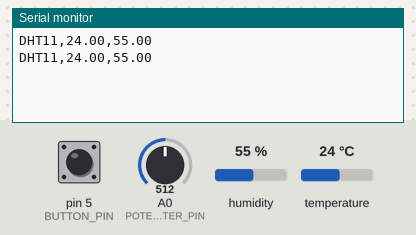
Bench run of a sketch on a simulated Arduino Uno, built with avr-gcc and run on an emulated ATmega328P. On the bench: the last lines printed to the serial monitor. The test bench sets the inputs (shaded band); at power-on: pin 5 (BUTTON_PIN) HIGH, humidity 55 %, A0 (POTENTIOMETER_PIN) = 512, temperature 24 °C.

Above: at 2.8 s.
2.9 s: pin 5 (BUTTON_PIN) pulled LOW for 2.35 s
At 4.7 s:
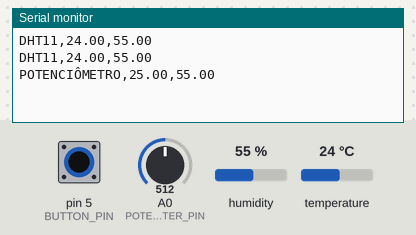
7.5 s: humidity set to 22 %
At 9.5 s:
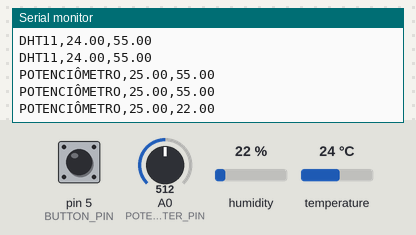
10.2 s: A0 (POTENTIOMETER_PIN) set to 716
At 10.7 s:
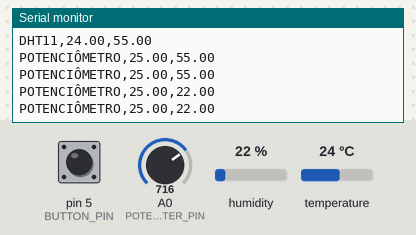
12.9 s: humidity set to 40 %
At 15.3 s:
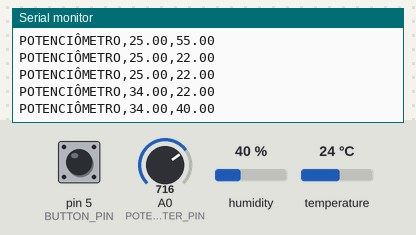
15.6 s: A0 (POTENTIOMETER_PIN) set to 900
At 16.8 s:
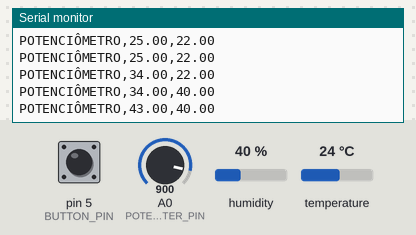
18.3 s: pin 5 (BUTTON_PIN) pulled LOW for 2.35 s
At 21.6 s:
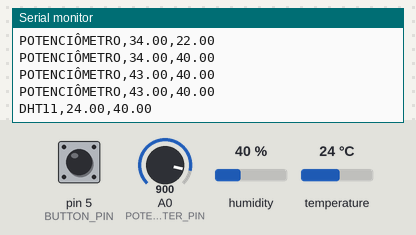
Timing chart, 0 to 23.1 s (numbered marks = the images above; inputs shaded):
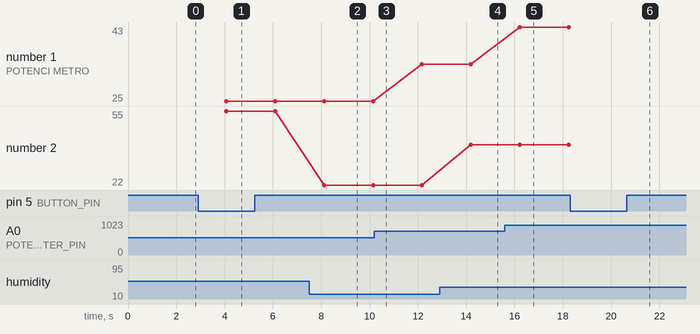

Measured:
- after the input at 2.9 s, the serial monitor: prints a new line after 1.2 s (image 1)
- after the input at 7.5 s, the serial monitor: prints a new line after 0.62 s (image 2)
- after the input at 12.9 s, the serial monitor: prints a new line after 1.3 s (image 4)
- after the input at 15.6 s, the serial monitor: prints a new line after 0.62 s (image 5)
- after the input at 18.3 s, the serial monitor: prints a new line after 2.0 s (image 6)
- plotted number 1: 25 → 34 after the input at 10.2 s, 34 → 43 after the input at 15.6 s
- plotted number 2: 55 → 22 after the input at 7.5 s, 22 → 40 after the input at 12.9 s

The sketch:

sketch_jun4a.ino
```cpp
#include <Adafruit_Sensor.h>
#include <DHT.h>
#include <DHT_U.h>

#define DHT11_PIN 4
#define BUTTON_PIN 5
#define POTENTIOMETER_PIN A0

// Este código funcionará com terminal, porém recomenda-se que seja utilizado o Node-RED com o respectivo arquivo de Flow.
// Dependências em Node: node-red-dashboard (3.5.0) e node-red-node-serialport (1.0.4)

DHT dht(DHT11_PIN, DHT11);

bool buttonState = false;
bool previousButtonState = false;
bool isPotentiometerMode = false;

void setup() {
  pinMode(DHT11_PIN, INPUT);
  pinMode(BUTTON_PIN, INPUT_PULLUP);
  Serial.begin(9600);
  dht.begin();
}

void loop() {
  buttonState = digitalRead(BUTTON_PIN);

  if (buttonState != previousButtonState) {
    if (buttonState == LOW) {
      isPotentiometerMode = !isPotentiometerMode;
    }

    previousButtonState = buttonState;
  }

  if (isPotentiometerMode) {
    float potentiometerValue = analogRead(POTENTIOMETER_PIN);
    float temperature = map(potentiometerValue, 0, 1023, 0, 50);
    float humidity = dht.readHumidity();

    Serial.print("POTENCIÔMETRO,");
    Serial.print(temperature);
    Serial.print(",");
    Serial.println(humidity);

  } else {
    float temperature = dht.readTemperature();
    float humidity = dht.readHumidity();

    Serial.print("DHT11,");
    Serial.print(temperature);
    Serial.print(",");
    Serial.println(humidity);
  }

  delay(2000);
}
```
